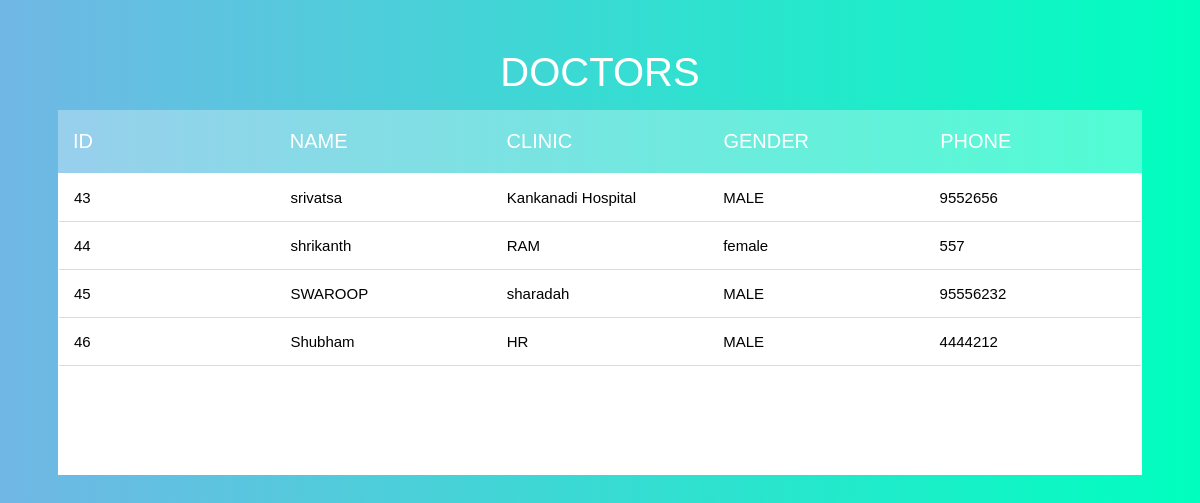
The app's page /PHdocD.php, older data.
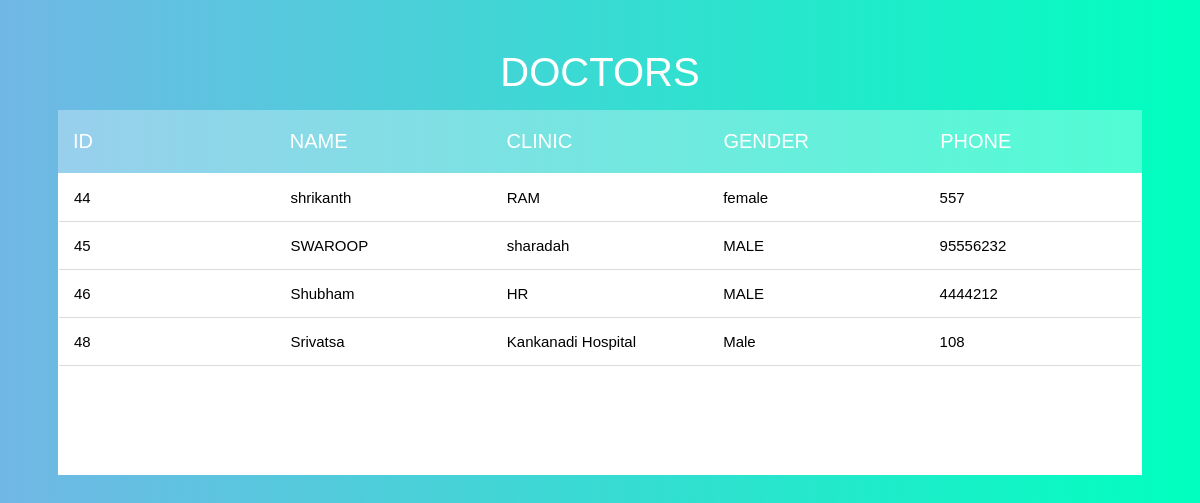
The same page, newer data.
### tables this page shows
CREATE TABLE `doctor` (
  `D_ID` int(10) NOT NULL,
  `D_NAME` varchar(20) NOT NULL,
  `CLINIC` varchar(20) NOT NULL,
  `GENDER` varchar(10) NOT NULL,
  `PHONE` int(10) NOT NULL,
  `email` varchar(100) NOT NULL,
  `password` varchar(100) NOT NULL
);

### PHdocD.php (the view, shortened to what this page needs)
<!DOCTYPE html>
<html lang="en">
<head>
    <link rel="stylesheet" href="https://cdnjs.cloudflare.com/ajax/libs/font-awesome/4.7.0/css/font-awesome.min.css" />
    <link rel="stylesheet" href="css/DoctorDisplay.css">
</head>
<body>
    <section>
        <h1>DOCTORS</h1>
            <div class="tbl-header">
                <table cellpadding="0" cellspacing="0" border="0" >
                    <thead>
                        <tr>
                            <th>ID</th>
                            <th>NAME</th>
                            <th>CLINIC</th>
                            <th>GENDER</th>
                            <th>PHONE</th>
                        </tr>
                    </thead>
                </table>
            </div>
    <div class="tbl-content">
        <table  cellpadding="0" cellspacing="0" border="0">
            <tbody>
            <?php
                include 'connection.php';
                $selectquery=" select  *  from  doctor " ;
                $query=mysqli_query($con,$selectquery);
                while($res=mysqli_fetch_array($query))
                {
             ?>
             <tr>
                 <td> <?php  echo $res['D_ID'];   ?></td>
                 <td> <?php  echo $res['D_NAME'];  ?></td>
                 <td> <?php  echo $res['CLINIC'];  ?></td>
                 <td> <?php  echo $res['GENDER'];   ?></td>
                 <td> <?php  echo $res['PHONE'] ;  ?></td>
             </tr>
           <?php
                }
                 ?>
            </tbody>
        </table>
    </div>
    </section>
</body>
</html>

Row changes from the older to the newer data that the page shows:
removed doctor: D_ID "43", D_NAME "srivatsa", CLINIC "Kankanadi Hospital", GENDER "MALE", PHONE "9552656"
added doctor: D_ID "48", D_NAME "Srivatsa", CLINIC "Kankanadi Hospital", GENDER "Male", PHONE "108"
